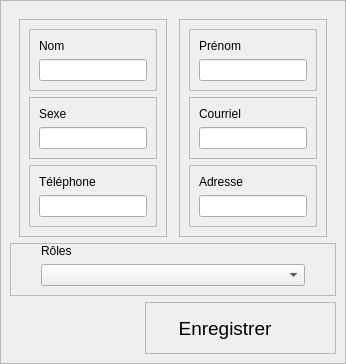
                 <widget class="QWidget" name="add_admin">
                  <layout class="QVBoxLayout" name="verticalLayout_71">
                   <property name="spacing">
                    <number>0</number>
                   </property>
                   <property name="leftMargin">
                    <number>0</number>
                   </property>
                   <property name="topMargin">
                    <number>0</number>
                   </property>
                   <property name="rightMargin">
                    <number>0</number>
                   </property>
                   <property name="bottomMargin">
                    <number>0</number>
                   </property>
                   <item alignment="Qt::AlignTop">
                    <widget class="QFrame" name="frame_58">
                     <property name="frameShape">
                      <enum>QFrame::StyledPanel</enum>
                     </property>
                     <property name="frameShadow">
                      <enum>QFrame::Raised</enum>
                     </property>
                     <layout class="QVBoxLayout" name="verticalLayout_72">
                      <item>
                       <widget class="QWidget" name="widget_3" native="true">
                        <layout class="QHBoxLayout" name="horizontalLayout_36">
                         <property name="bottomMargin">
                          <number>0</number>
                         </property>
                         <item>
                          <widget class="QFrame" name="frame_61">
                           <property name="frameShape">
                            <enum>QFrame::StyledPanel</enum>
                           </property>
                           <property name="frameShadow">
                            <enum>QFrame::Raised</enum>
                           </property>
                           <layout class="QVBoxLayout" name="verticalLayout_77">
                            <item alignment="Qt::AlignTop">
                             <widget class="QFrame" name="frame_64">
                              <property name="frameShape">
                               <enum>QFrame::StyledPanel</enum>
                              </property>
                              <property name="frameShadow">
                               <enum>QFrame::Raised</enum>
                              </property>
                              <layout class="QVBoxLayout" name="verticalLayout_78">
                               <item>
                                <widget class="QLabel" name="label_2">
                                 <property name="text">
                                  <string>Nom</string>
                                 </property>
                                </widget>
                               </item>
                               <item>
                                <widget class="QLineEdit" name="admin_nom">
                                 <property name="inputMethodHints">
                                  <set>Qt::ImhNone</set>
                                 </property>
                                </widget>
                               </item>
                              </layout>
                             </widget>
                            </item>
                            <item alignment="Qt::AlignTop">
                             <widget class="QFrame" name="frame_65">
                              <property name="frameShape">
                               <enum>QFrame::StyledPanel</enum>
                              </property>
                              <property name="frameShadow">
                               <enum>QFrame::Raised</enum>
                              </property>
                              <layout class="QVBoxLayout" name="verticalLayout_79">
                               <item>
                                <widget class="QLabel" name="label_12">
                                 <property name="text">
                                  <string>Sexe</string>
                                 </property>
                                </widget>
                               </item>
                               <item>
                                <widget class="QLineEdit" name="admin_sexe"/>
                               </item>
                              </layout>
                             </widget>
                            </item>
                            <item alignment="Qt::AlignTop">
                             <widget class="QFrame" name="frame_66">
                              <property name="frameShape">
                               <enum>QFrame::StyledPanel</enum>
                              </property>
                              <property name="frameShadow">
                               <enum>QFrame::Raised</enum>
                              </property>
                              <layout class="QVBoxLayout" name="verticalLayout_80">
                               <item>
                                <widget class="QLabel" name="label_14">
                                 <property name="text">
                                  <string>Téléphone</string>
                                 </property>
                                </widget>
                               </item>
                               <item>
                                <widget class="QLineEdit" name="admin_telephone"/>
                               </item>
                              </layout>
                             </widget>
                            </item>
                           </layout>
                          </widget>
                         </item>
                         <item>
                          <widget class="QFrame" name="frame_62">
                           <property name="frameShape">
                            <enum>QFrame::StyledPanel</enum>
                           </property>
                           <property name="frameShadow">
                            <enum>QFrame::Raised</enum>
                           </property>
                          </widget>
                         </item>
                         <item>
                          <widget class="QFrame" name="frame_63">
                           <property name="frameShape">
                            <enum>QFrame::StyledPanel</enum>
                           </property>
                           <property name="frameShadow">
                            <enum>QFrame::Raised</enum>
                           </property>
                           <layout class="QVBoxLayout" name="verticalLayout_73">
                            <item alignment="Qt::AlignTop">
                             <widget class="QFrame" name="frame_67">
                              <property name="frameShape">
                               <enum>QFrame::StyledPanel</enum>
                              </property>
                              <property name="frameShadow">
                               <enum>QFrame::Raised</enum>
                              </property>
                              <layout class="QVBoxLayout" name="verticalLayout_74">
                               <item>
                                <widget class="QLabel" name="label_16">
                                 <property name="text">
                                  <string>Prénom</string>
                                 </property>
                                </widget>
                               </item>
                               <item>
                                <widget class="QLineEdit" name="admin_prenom"/>
                               </item>
                              </layout>
                             </widget>
                            </item>
                            <item alignment="Qt::AlignTop">
                             <widget class="QFrame" name="frame_68">
                              <property name="frameShape">
                               <enum>QFrame::StyledPanel</enum>
                              </property>
                              <property name="frameShadow">
                               <enum>QFrame::Raised</enum>
                              </property>
                              <layout class="QVBoxLayout" name="verticalLayout_75">
                               <item>
                                <widget class="QLabel" name="label_17">
                                 <property name="text">
                                  <string>Courriel</string>
                                 </property>
                                </widget>
                               </item>
                               <item>
                                <widget class="QLineEdit" name="admin_email"/>
                               </item>
                              </layout>
                             </widget>
                            </item>
                            <item alignment="Qt::AlignTop">
                             <widget class="QFrame" name="frame_69">
                              <property name="frameShape">
                               <enum>QFrame::StyledPanel</enum>
                              </property>
                              <property name="frameShadow">
                               <enum>QFrame::Raised</enum>
                              </property>
                              <layout class="QVBoxLayout" name="verticalLayout_76">
                               <item>
                                <widget class="QLabel" name="label_18">
                                 <property name="text">
                                  <string>Adresse</string>
                                 </property>
                                </widget>
                               </item>
                               <item>
                                <widget class="QLineEdit" name="admin_adresse"/>
                               </item>
                              </layout>
                             </widget>
                            </item>
                           </layout>
                          </widget>
                         </item>
                        </layout>
                       </widget>
                      </item>
                      <item alignment="Qt::AlignTop">
                       <widget class="QFrame" name="frame_89">
                        <property name="frameShape">
                         <enum>QFrame::StyledPanel</enum>
                        </property>
                        <property name="frameShadow">
                         <enum>QFrame::Raised</enum>
                        </property>
                        <layout class="QVBoxLayout" name="verticalLayout_98">
                         <property name="leftMargin">
                          <number>30</number>
                         </property>
                         <property name="topMargin">
                          <number>0</number>
                         </property>
                         <property name="rightMargin">
                          <number>30</number>
                         </property>
                         <item>
                          <widget class="QLabel" name="label_26">
                           <property name="text">
                            <string>Rôles</string>
                           </property>
                          </widget>
                         </item>
                         <item>
                          <widget class="QComboBox" name="admin_role">
                           <property name="inputMethodHints">
                            <set>Qt::ImhMultiLine</set>
                           </property>
                          </widget>
                         </item>
                        </layout>
                       </widget>
                      </item>
                      <item alignment="Qt::AlignRight">
                       <widget class="QFrame" name="frame_70">
                        <property name="frameShape">
                         <enum>QFrame::StyledPanel</enum>
                        </property>
                        <property name="frameShadow">
                         <enum>QFrame::Raised</enum>
                        </property>
                        <layout class="QVBoxLayout" name="verticalLayout_81">
                         <property name="rightMargin">
                          <number>40</number>
                         </property>
                         <item>
                          <widget class="QPushButton" name="enregistrer_admin">
                           <property name="minimumSize">
                            <size>
                             <width>140</width>
                             <height>32</height>
                            </size>
                           </property>
                           <property name="font">
                            <font>
                             <pointsize>14</pointsize>
                            </font>
                           </property>
                           <property name="cursor">
                            <cursorShape>PointingHandCursor</cursorShape>
                           </property>
                           <property name="text">
                            <string>Enregistrer</string>
                           </property>
                           <property name="flat">
                            <bool>true</bool>
                           </property>
                          </widget>
                         </item>
                        </layout>
                       </widget>
                      </item>
                     </layout>
                    </widget>
                   </item>
                  </layout>
                 </widget>
